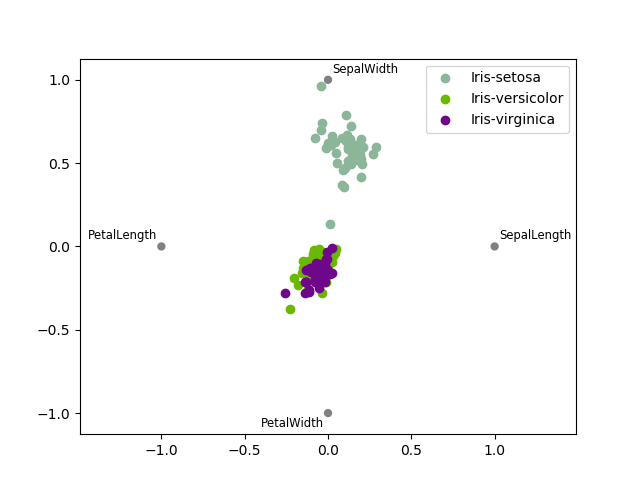

Here is the Python script that generated this plot:
import pandas as pd 
from pandas.plotting import radviz
import matplotlib.pyplot as plt

data = pd.read_csv('iris1.txt')

#print(data)

radviz(data, 'Name')

plt.show()
